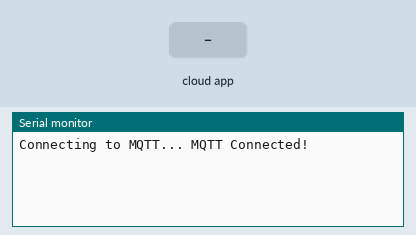
Simulated run of this sketch. Board: ESP32. Parts: the last lines printed to the serial monitor. Inputs (shaded band) come from the test bench. WiFi joins after 1.5 s; servers stay silent unless stated; no MQTT or app messages arrive unless stated.

Above: at 1.2 s.
1.3 s: the phone or cloud app sets 1 to 0
At 2.2 s:
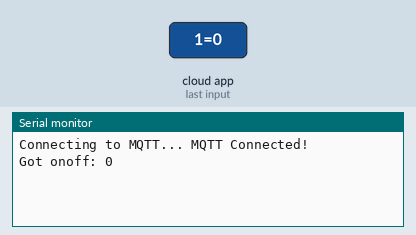
2.8 s: the phone or cloud app sets 1 to 1
At 3.6 s:
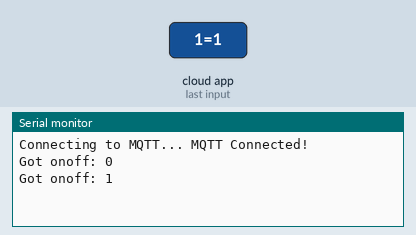

Measured:
- after the input at 1.3 s, the serial monitor: prints a new line at once (image 1)
- after the input at 2.8 s, the serial monitor: prints a new line at once (image 2)

The sketch:

pub_sub_arduino.ino
```cpp
#include <SPI.h>
#include <Wire.h>
#include "WiFi.h"
#include "AsyncUDP.h"
#include <ESPmDNS.h>
#include <WiFiUdp.h>
#include "Adafruit_MQTT.h"
#include "Adafruit_MQTT_Client.h"
#include <Adafruit_SSD1306.h>
#define WLAN_SSID "AndroidAP4D70"
#define WLAN_PASS "fkat5043"

#define AIO_SERVER      "45.149.77.235"
#define AIO_SERVERPORT  1883
#define AIO_USERNAME    "97411252"
#define AIO_KEY         "s1wnUViV"
#define AIO_CID         "97411252Aspire123"
WiFiClient client;

Adafruit_MQTT_Client mqtt(&client, AIO_SERVER, AIO_SERVERPORT, AIO_CID, AIO_USERNAME, AIO_KEY);

Adafruit_MQTT_Publish pub = Adafruit_MQTT_Publish(&mqtt, AIO_USERNAME "/test/1");
Adafruit_MQTT_Subscribe sub = Adafruit_MQTT_Subscribe(&mqtt, AIO_USERNAME "/test/1");
#define OLED_RESET     -1 // Reset pin # (or -1 if sharing Arduino reset pin)

int sensorValue;

void MQTT_connect() {
  int8_t ret;
  // Stop if already connected.
  if (mqtt.connected()) {
    return;
  }
  Serial.print("Connecting to MQTT... ");
  uint8_t retries = 3;
  while ((ret = mqtt.connect()) != 0) { // connect will return 0 for connected
    Serial.println(mqtt.connectErrorString(ret));
    Serial.println("Retrying MQTT connection in 5 seconds...");
    mqtt.disconnect();
    delay(5000);  // wait 5 seconds
    retries--;
    if (retries == 0) {
      // basically die and wait for WDT to reset me
      while (1);
    }
  }
  Serial.println("MQTT Connected!");
}


void setup() {
  Serial.begin(115200);

  WiFi.begin(WLAN_SSID, WLAN_PASS);
  while (WiFi.status() != WL_CONNECTED && !Serial) {
    delay(500);
    Serial.println(".");
  }
     mqtt.subscribe(&sub);
}

void loop() {

  MQTT_connect();
  delay(50);
  sensorValue = 2 ;
  Adafruit_MQTT_Subscribe *subscription;
  while ((subscription = mqtt.readSubscription(5000))) {
      if (subscription == &sub) {
        Serial.print(F("Got onoff: "));
        Serial.println((char *)sub.lastread);
      }
  }

  Serial.println(sensorValue);
  if (!pub.publish(sensorValue)) {
    Serial.println(F("Failed"));
  } else {
    Serial.println(F("OK!"));
    Serial.println(sensorValue);
  }

  if (! mqtt.ping()) {
    mqtt.disconnect();
  }

  delay(2000);
}
```
